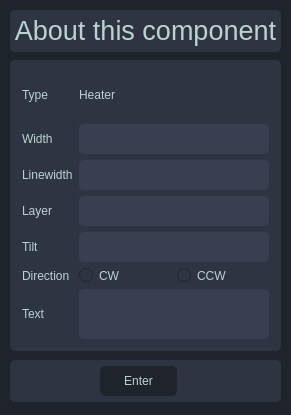
<?xml version="1.0" encoding="UTF-8"?>
<ui version="4.0">
 <class>heat_edit</class>
 <widget class="QDialog" name="heat_edit">
  <property name="geometry">
   <rect>
    <x>0</x>
    <y>0</y>
    <width>291</width>
    <height>415</height>
   </rect>
  </property>
  <property name="windowTitle">
   <string>Dialog</string>
  </property>
  <property name="styleSheet">
   <string notr="true">QDialog{
	background-color: rgb(31, 35, 44);
}

QWidget{
 font: 15pt &quot;American Typewriter&quot;;
 color: rgb(187, 210, 211);
}

QPushButton{
	border-radius: 5px;
	padding : 6px;
	background-color: rgb(31, 35, 44);
}

</string>
  </property>
  <widget class="QWidget" name="widget" native="true">
   <property name="geometry">
    <rect>
     <x>10</x>
     <y>360</y>
     <width>271</width>
     <height>42</height>
    </rect>
   </property>
   <property name="styleSheet">
    <string notr="true">QWidget{	
	background-color: rgb(46, 52, 66);
	border-width : 1px;
	border-radius : 5px;
}</string>
   </property>
   <widget class="QPushButton" name="enter">
    <property name="geometry">
     <rect>
      <x>90</x>
      <y>6</y>
      <width>77</width>
      <height>30</height>
     </rect>
    </property>
    <property name="styleSheet">
     <string notr="true">QPushButton{
	border-radius: 5px;
	border-width: 1px;
	border-color: rgb(187, 210, 211);
	padding : 6px;
	background-color: rgb(31, 35, 44);
}
</string>
    </property>
    <property name="text">
     <string>Enter</string>
    </property>
   </widget>
  </widget>
  <widget class="QWidget" name="gridWidget" native="true">
   <property name="geometry">
    <rect>
     <x>10</x>
     <y>60</y>
     <width>271</width>
     <height>291</height>
    </rect>
   </property>
   <property name="sizePolicy">
    <sizepolicy hsizetype="Preferred" vsizetype="Fixed">
     <horstretch>0</horstretch>
     <verstretch>0</verstretch>
    </sizepolicy>
   </property>
   <property name="minimumSize">
    <size>
     <width>0</width>
     <height>60</height>
    </size>
   </property>
   <property name="styleSheet">
    <string notr="true">QWidget{	
	background-color: rgb(46, 52, 66);
     border-radius: 5px;
border-width : 1px;
}
QLineEdit{
	border-radius: 5px;
	background-color : rgb(56, 63, 81);
}</string>
   </property>
   <layout class="QGridLayout" name="gridLayout_2" rowstretch="0">
    <property name="leftMargin">
     <number>12</number>
    </property>
    <property name="topMargin">
     <number>12</number>
    </property>
    <property name="rightMargin">
     <number>12</number>
    </property>
    <property name="bottomMargin">
     <number>12</number>
    </property>
    <property name="horizontalSpacing">
     <number>6</number>
    </property>
    <item row="0" column="0">
     <layout class="QGridLayout" name="gridLayout">
      <item row="4" column="0">
       <widget class="QLabel" name="label_5">
        <property name="text">
         <string>Layer</string>
        </property>
       </widget>
      </item>
      <item row="2" column="1">
       <layout class="QHBoxLayout" name="horizontalLayout">
        <item>
         <widget class="QLineEdit" name="width_input">
          <property name="minimumSize">
           <size>
            <width>0</width>
            <height>30</height>
           </size>
          </property>
         </widget>
        </item>
       </layout>
      </item>
      <item row="6" column="0">
       <widget class="QLabel" name="label_6">
        <property name="text">
         <string>Direction</string>
        </property>
       </widget>
      </item>
      <item row="7" column="0">
       <widget class="QLabel" name="label">
        <property name="enabled">
         <bool>true</bool>
        </property>
        <property name="sizePolicy">
         <sizepolicy hsizetype="Preferred" vsizetype="Fixed">
          <horstretch>0</horstretch>
          <verstretch>0</verstretch>
         </sizepolicy>
        </property>
        <property name="minimumSize">
         <size>
          <width>0</width>
          <height>50</height>
         </size>
        </property>
        <property name="text">
         <string>Text</string>
        </property>
       </widget>
      </item>
      <item row="2" column="0">
       <widget class="QLabel" name="label_3">
        <property name="text">
         <string>Width</string>
        </property>
       </widget>
      </item>
      <item row="3" column="1">
       <widget class="QLineEdit" name="linewidth_input">
        <property name="minimumSize">
         <size>
          <width>0</width>
          <height>30</height>
         </size>
        </property>
       </widget>
      </item>
      <item row="6" column="1">
       <layout class="QHBoxLayout" name="horizontalLayout_3">
        <item>
         <widget class="QRadioButton" name="clockwise_input">
          <property name="text">
           <string>CW</string>
          </property>
         </widget>
        </item>
        <item>
         <widget class="QRadioButton" name="counterclockwise_input">
          <property name="text">
           <string>CCW</string>
          </property>
         </widget>
        </item>
       </layout>
      </item>
      <item row="4" column="1">
       <widget class="QLineEdit" name="layer_input">
        <property name="minimumSize">
         <size>
          <width>0</width>
          <height>30</height>
         </size>
        </property>
       </widget>
      </item>
      <item row="1" column="1">
       <widget class="QLabel" name="unit_type_label">
        <property name="text">
         <string>Heater</string>
        </property>
       </widget>
      </item>
      <item row="7" column="1">
       <widget class="QLineEdit" name="text_input">
        <property name="sizePolicy">
         <sizepolicy hsizetype="Expanding" vsizetype="Fixed">
          <horstretch>0</horstretch>
          <verstretch>0</verstretch>
         </sizepolicy>
        </property>
        <property name="minimumSize">
         <size>
          <width>0</width>
          <height>50</height>
         </size>
        </property>
       </widget>
      </item>
      <item row="3" column="0">
       <widget class="QLabel" name="label_4">
        <property name="text">
         <string>Linewidth</string>
        </property>
       </widget>
      </item>
      <item row="1" column="0">
       <widget class="QLabel" name="label_2">
        <property name="text">
         <string>Type</string>
        </property>
       </widget>
      </item>
      <item row="5" column="0">
       <widget class="QLabel" name="label_7">
        <property name="text">
         <string>Tilt</string>
        </property>
       </widget>
      </item>
      <item row="5" column="1">
       <widget class="QLineEdit" name="tilt_input">
        <property name="minimumSize">
         <size>
          <width>0</width>
          <height>30</height>
         </size>
        </property>
       </widget>
      </item>
     </layout>
    </item>
   </layout>
  </widget>
  <widget class="QWidget" name="widget_2" native="true">
   <property name="geometry">
    <rect>
     <x>10</x>
     <y>10</y>
     <width>271</width>
     <height>42</height>
    </rect>
   </property>
   <property name="styleSheet">
    <string notr="true">QWidget{	
	background-color: rgb(46, 52, 66);
	border-width : 1px;
	border-radius : 5px;
}</string>
   </property>
   <widget class="QLabel" name="label_11">
    <property name="geometry">
     <rect>
      <x>0</x>
      <y>0</y>
      <width>271</width>
      <height>41</height>
     </rect>
    </property>
    <property name="styleSheet">
     <string notr="true">font: 20pt ;
</string>
    </property>
    <property name="text">
     <string>About this component</string>
    </property>
    <property name="scaledContents">
     <bool>true</bool>
    </property>
    <property name="alignment">
     <set>Qt::AlignCenter</set>
    </property>
    <property name="wordWrap">
     <bool>false</bool>
    </property>
   </widget>
  </widget>
 </widget>
 <resources/>
 <connections/>
</ui>
